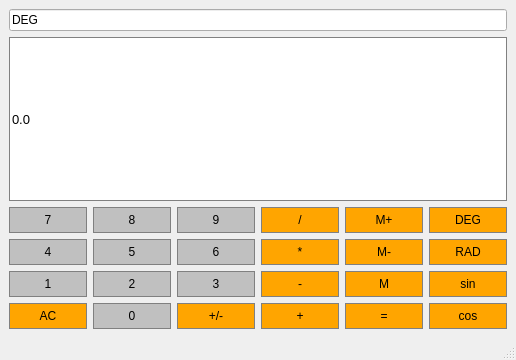
<?xml version="1.0" encoding="UTF-8"?>
<ui version="4.0">
 <class>Calcolatrice</class>
 <widget class="QMainWindow" name="Calcolatrice">
  <property name="geometry">
   <rect>
    <x>0</x>
    <y>0</y>
    <width>516</width>
    <height>360</height>
   </rect>
  </property>
  <property name="sizePolicy">
   <sizepolicy hsizetype="Expanding" vsizetype="Fixed">
    <horstretch>0</horstretch>
    <verstretch>0</verstretch>
   </sizepolicy>
  </property>
  <property name="windowTitle">
   <string>Calcolatrice</string>
  </property>
  <widget class="QWidget" name="centralwidget">
   <layout class="QGridLayout" name="gridLayout">
    <item row="3" column="3">
     <widget class="QPushButton" name="Multiply">
      <property name="sizePolicy">
       <sizepolicy hsizetype="Preferred" vsizetype="Preferred">
        <horstretch>0</horstretch>
        <verstretch>0</verstretch>
       </sizepolicy>
      </property>
      <property name="styleSheet">
       <string notr="true">QPushButton{
	background-color: orange;
	border: 1px solid gray;
	padding: 5px;
}
QPushButton:pressed{
	background-color: #A9A9A9;
	border: 1px solid gray;
	padding: 5px;
}</string>
      </property>
      <property name="text">
       <string>*</string>
      </property>
     </widget>
    </item>
    <item row="4" column="5">
     <widget class="QPushButton" name="Sin">
      <property name="sizePolicy">
       <sizepolicy hsizetype="Preferred" vsizetype="Preferred">
        <horstretch>0</horstretch>
        <verstretch>0</verstretch>
       </sizepolicy>
      </property>
      <property name="styleSheet">
       <string notr="true">QPushButton{
	background-color: orange;
	border: 1px solid gray;
	padding: 5px;
}
QPushButton:pressed{
	background-color: #A9A9A9;
	border: 1px solid gray;
	padding: 5px;
}</string>
      </property>
      <property name="text">
       <string>sin</string>
      </property>
     </widget>
    </item>
    <item row="0" column="0" colspan="6">
     <widget class="QLineEdit" name="lineEdit">
      <property name="text">
       <string>DEG</string>
      </property>
     </widget>
    </item>
    <item row="4" column="1">
     <widget class="QPushButton" name="Button2">
      <property name="sizePolicy">
       <sizepolicy hsizetype="Preferred" vsizetype="Preferred">
        <horstretch>0</horstretch>
        <verstretch>0</verstretch>
       </sizepolicy>
      </property>
      <property name="styleSheet">
       <string notr="true">QPushButton{
	background-color: #C0C0C0;
	border: 1px solid gray;
	padding: 5px;
}
QPushButton:pressed{
	background-color: #A9A9A9;
	border: 1px solid gray;
	padding: 5px;
}</string>
      </property>
      <property name="text">
       <string>2</string>
      </property>
     </widget>
    </item>
    <item row="5" column="3">
     <widget class="QPushButton" name="Add">
      <property name="sizePolicy">
       <sizepolicy hsizetype="Preferred" vsizetype="Preferred">
        <horstretch>0</horstretch>
        <verstretch>0</verstretch>
       </sizepolicy>
      </property>
      <property name="styleSheet">
       <string notr="true">QPushButton{
	background-color: orange;
	border: 1px solid gray;
	padding: 5px;
}
QPushButton:pressed{
	background-color: #A9A9A9;
	border: 1px solid gray;
	padding: 5px;
}</string>
      </property>
      <property name="text">
       <string>+</string>
      </property>
     </widget>
    </item>
    <item row="5" column="5">
     <widget class="QPushButton" name="Cos">
      <property name="sizePolicy">
       <sizepolicy hsizetype="Preferred" vsizetype="Preferred">
        <horstretch>0</horstretch>
        <verstretch>0</verstretch>
       </sizepolicy>
      </property>
      <property name="styleSheet">
       <string notr="true">QPushButton{
	background-color: orange;
	border: 1px solid gray;
	padding: 5px;
}
QPushButton:pressed{
	background-color: #A9A9A9;
	border: 1px solid gray;
	padding: 5px;
}</string>
      </property>
      <property name="text">
       <string>cos</string>
      </property>
     </widget>
    </item>
    <item row="4" column="2">
     <widget class="QPushButton" name="Button3">
      <property name="sizePolicy">
       <sizepolicy hsizetype="Preferred" vsizetype="Preferred">
        <horstretch>0</horstretch>
        <verstretch>0</verstretch>
       </sizepolicy>
      </property>
      <property name="styleSheet">
       <string notr="true">QPushButton{
	background-color: #C0C0C0;
	border: 1px solid gray;
	padding: 5px;
}
QPushButton:pressed{
	background-color: #A9A9A9;
	border: 1px solid gray;
	padding: 5px;
}</string>
      </property>
      <property name="text">
       <string>3</string>
      </property>
     </widget>
    </item>
    <item row="5" column="4">
     <widget class="QPushButton" name="Equals">
      <property name="sizePolicy">
       <sizepolicy hsizetype="Preferred" vsizetype="Preferred">
        <horstretch>0</horstretch>
        <verstretch>0</verstretch>
       </sizepolicy>
      </property>
      <property name="styleSheet">
       <string notr="true">QPushButton{
	background-color: orange;
	border: 1px solid gray;
	padding: 5px;
}
QPushButton:pressed{
	background-color: #A9A9A9;
	border: 1px solid gray;
	padding: 5px;
}</string>
      </property>
      <property name="text">
       <string>=</string>
      </property>
     </widget>
    </item>
    <item row="4" column="3">
     <widget class="QPushButton" name="Subtract">
      <property name="sizePolicy">
       <sizepolicy hsizetype="Preferred" vsizetype="Preferred">
        <horstretch>0</horstretch>
        <verstretch>0</verstretch>
       </sizepolicy>
      </property>
      <property name="styleSheet">
       <string notr="true">QPushButton{
	background-color: orange;
	border: 1px solid gray;
	padding: 5px;
}
QPushButton:pressed{
	background-color: #A9A9A9;
	border: 1px solid gray;
	padding: 5px;
}</string>
      </property>
      <property name="text">
       <string>-</string>
      </property>
     </widget>
    </item>
    <item row="2" column="5">
     <widget class="QPushButton" name="Deg">
      <property name="sizePolicy">
       <sizepolicy hsizetype="Preferred" vsizetype="Preferred">
        <horstretch>0</horstretch>
        <verstretch>0</verstretch>
       </sizepolicy>
      </property>
      <property name="styleSheet">
       <string notr="true">QPushButton{
	background-color: orange;
	border: 1px solid gray;
	padding: 5px;
}
QPushButton:pressed{
	background-color: #A9A9A9;
	border: 1px solid gray;
	padding: 5px;
}</string>
      </property>
      <property name="text">
       <string>DEG</string>
      </property>
     </widget>
    </item>
    <item row="5" column="2">
     <widget class="QPushButton" name="ChangeSign">
      <property name="sizePolicy">
       <sizepolicy hsizetype="Preferred" vsizetype="Preferred">
        <horstretch>0</horstretch>
        <verstretch>0</verstretch>
       </sizepolicy>
      </property>
      <property name="styleSheet">
       <string notr="true">QPushButton{
	background-color: orange;
	border: 1px solid gray;
	padding: 5px;
}
QPushButton:pressed{
	background-color: #A9A9A9;
	border: 1px solid gray;
	padding: 5px;
}</string>
      </property>
      <property name="text">
       <string>+/-</string>
      </property>
     </widget>
    </item>
    <item row="4" column="0">
     <widget class="QPushButton" name="Button1">
      <property name="sizePolicy">
       <sizepolicy hsizetype="Preferred" vsizetype="Preferred">
        <horstretch>0</horstretch>
        <verstretch>0</verstretch>
       </sizepolicy>
      </property>
      <property name="styleSheet">
       <string notr="true">QPushButton{
	background-color: #C0C0C0;
	border: 1px solid gray;
	padding: 5px;
}
QPushButton:pressed{
	background-color: #A9A9A9;
	border: 1px solid gray;
	padding: 5px;
}</string>
      </property>
      <property name="text">
       <string>1</string>
      </property>
     </widget>
    </item>
    <item row="5" column="1">
     <widget class="QPushButton" name="Button0">
      <property name="sizePolicy">
       <sizepolicy hsizetype="Preferred" vsizetype="Preferred">
        <horstretch>0</horstretch>
        <verstretch>0</verstretch>
       </sizepolicy>
      </property>
      <property name="styleSheet">
       <string notr="true">QPushButton{
	background-color: #C0C0C0;
	border: 1px solid gray;
	padding: 5px;
}
QPushButton:pressed{
	background-color: #A9A9A9;
	border: 1px solid gray;
	padding: 5px;
}</string>
      </property>
      <property name="text">
       <string>0</string>
      </property>
     </widget>
    </item>
    <item row="2" column="4">
     <widget class="QPushButton" name="MemAdd">
      <property name="sizePolicy">
       <sizepolicy hsizetype="Preferred" vsizetype="Preferred">
        <horstretch>0</horstretch>
        <verstretch>0</verstretch>
       </sizepolicy>
      </property>
      <property name="styleSheet">
       <string notr="true">QPushButton{
	background-color: orange;
	border: 1px solid gray;
	padding: 5px;
}
QPushButton:pressed{
	background-color: #A9A9A9;
	border: 1px solid gray;
	padding: 5px;
}</string>
      </property>
      <property name="text">
       <string>M+</string>
      </property>
     </widget>
    </item>
    <item row="2" column="1">
     <widget class="QPushButton" name="Button8">
      <property name="sizePolicy">
       <sizepolicy hsizetype="Preferred" vsizetype="Preferred">
        <horstretch>0</horstretch>
        <verstretch>0</verstretch>
       </sizepolicy>
      </property>
      <property name="styleSheet">
       <string notr="true">QPushButton{
	background-color: #C0C0C0;
	border: 1px solid gray;
	padding: 5px;
}
QPushButton:pressed{
	background-color: #A9A9A9;
	border: 1px solid gray;
	padding: 5px;
}</string>
      </property>
      <property name="text">
       <string>8</string>
      </property>
     </widget>
    </item>
    <item row="2" column="3">
     <widget class="QPushButton" name="Divide">
      <property name="sizePolicy">
       <sizepolicy hsizetype="Preferred" vsizetype="Preferred">
        <horstretch>0</horstretch>
        <verstretch>0</verstretch>
       </sizepolicy>
      </property>
      <property name="styleSheet">
       <string notr="true">QPushButton{
	background-color: orange;
	border: 1px solid gray;
	padding: 5px;
}
QPushButton:pressed{
	background-color: #A9A9A9;
	border: 1px solid gray;
	padding: 5px;
}</string>
      </property>
      <property name="text">
       <string>/</string>
      </property>
     </widget>
    </item>
    <item row="3" column="1">
     <widget class="QPushButton" name="Button5">
      <property name="sizePolicy">
       <sizepolicy hsizetype="Preferred" vsizetype="Preferred">
        <horstretch>0</horstretch>
        <verstretch>0</verstretch>
       </sizepolicy>
      </property>
      <property name="styleSheet">
       <string notr="true">QPushButton{
	background-color: #C0C0C0;
	border: 1px solid gray;
	padding: 5px;
}
QPushButton:pressed{
	background-color: #A9A9A9;
	border: 1px solid gray;
	padding: 5px;
}</string>
      </property>
      <property name="text">
       <string>5</string>
      </property>
     </widget>
    </item>
    <item row="3" column="4">
     <widget class="QPushButton" name="MemClear">
      <property name="sizePolicy">
       <sizepolicy hsizetype="Preferred" vsizetype="Preferred">
        <horstretch>0</horstretch>
        <verstretch>0</verstretch>
       </sizepolicy>
      </property>
      <property name="styleSheet">
       <string notr="true">QPushButton{
	background-color: orange;
	border: 1px solid gray;
	padding: 5px;
}
QPushButton:pressed{
	background-color: #A9A9A9;
	border: 1px solid gray;
	padding: 5px;
}</string>
      </property>
      <property name="text">
       <string>M-</string>
      </property>
     </widget>
    </item>
    <item row="2" column="2">
     <widget class="QPushButton" name="Button9">
      <property name="sizePolicy">
       <sizepolicy hsizetype="Preferred" vsizetype="Preferred">
        <horstretch>0</horstretch>
        <verstretch>0</verstretch>
       </sizepolicy>
      </property>
      <property name="styleSheet">
       <string notr="true">QPushButton{
	background-color: #C0C0C0;
	border: 1px solid gray;
	padding: 5px;
}
QPushButton:pressed{
	background-color: #A9A9A9;
	border: 1px solid gray;
	padding: 5px;
}</string>
      </property>
      <property name="text">
       <string>9</string>
      </property>
     </widget>
    </item>
    <item row="4" column="4">
     <widget class="QPushButton" name="MemGet">
      <property name="sizePolicy">
       <sizepolicy hsizetype="Preferred" vsizetype="Preferred">
        <horstretch>0</horstretch>
        <verstretch>0</verstretch>
       </sizepolicy>
      </property>
      <property name="styleSheet">
       <string notr="true">QPushButton{
	background-color: orange;
	border: 1px solid gray;
	padding: 5px;
}
QPushButton:pressed{
	background-color: #A9A9A9;
	border: 1px solid gray;
	padding: 5px;
}</string>
      </property>
      <property name="text">
       <string>M</string>
      </property>
     </widget>
    </item>
    <item row="3" column="5">
     <widget class="QPushButton" name="Rad">
      <property name="sizePolicy">
       <sizepolicy hsizetype="Preferred" vsizetype="Preferred">
        <horstretch>0</horstretch>
        <verstretch>0</verstretch>
       </sizepolicy>
      </property>
      <property name="styleSheet">
       <string notr="true">QPushButton{
	background-color: orange;
	border: 1px solid gray;
	padding: 5px;
}
QPushButton:pressed{
	background-color: #A9A9A9;
	border: 1px solid gray;
	padding: 5px;
}</string>
      </property>
      <property name="text">
       <string>RAD</string>
      </property>
     </widget>
    </item>
    <item row="5" column="0">
     <widget class="QPushButton" name="AC">
      <property name="sizePolicy">
       <sizepolicy hsizetype="Preferred" vsizetype="Preferred">
        <horstretch>0</horstretch>
        <verstretch>0</verstretch>
       </sizepolicy>
      </property>
      <property name="styleSheet">
       <string notr="true">QPushButton{
	background-color: orange;
	border: 1px solid gray;
	padding: 5px;
}
QPushButton:pressed{
	background-color: #A9A9A9;
	border: 1px solid gray;
	padding: 5px;
}</string>
      </property>
      <property name="text">
       <string>AC</string>
      </property>
     </widget>
    </item>
    <item row="1" column="0" colspan="6">
     <widget class="QLineEdit" name="Display">
      <property name="sizePolicy">
       <sizepolicy hsizetype="Expanding" vsizetype="Expanding">
        <horstretch>0</horstretch>
        <verstretch>0</verstretch>
       </sizepolicy>
      </property>
      <property name="font">
       <font>
        <pointsize>10</pointsize>
       </font>
      </property>
      <property name="styleSheet">
       <string notr="true">QLineEdit{
	background-color: white;
	border: 1px solid gray;
    color: black;
}</string>
      </property>
      <property name="text">
       <string>0.0</string>
      </property>
      <property name="alignment">
       <set>Qt::AlignLeading|Qt::AlignLeft|Qt::AlignVCenter</set>
      </property>
     </widget>
    </item>
    <item row="3" column="2">
     <widget class="QPushButton" name="Button6">
      <property name="sizePolicy">
       <sizepolicy hsizetype="Preferred" vsizetype="Preferred">
        <horstretch>0</horstretch>
        <verstretch>0</verstretch>
       </sizepolicy>
      </property>
      <property name="styleSheet">
       <string notr="true">QPushButton{
	background-color: #C0C0C0;
	border: 1px solid gray;
	padding: 5px;
}
QPushButton:pressed{
	background-color: #A9A9A9;
	border: 1px solid gray;
	padding: 5px;
}</string>
      </property>
      <property name="text">
       <string>6</string>
      </property>
     </widget>
    </item>
    <item row="2" column="0">
     <widget class="QPushButton" name="Button7">
      <property name="sizePolicy">
       <sizepolicy hsizetype="Preferred" vsizetype="Preferred">
        <horstretch>0</horstretch>
        <verstretch>0</verstretch>
       </sizepolicy>
      </property>
      <property name="styleSheet">
       <string notr="true">QPushButton{
	background-color: #C0C0C0;
	border: 1px solid gray;
	padding: 5px;
}
QPushButton:pressed{
	background-color: #A9A9A9;
	border: 1px solid gray;
	padding: 5px;
}</string>
      </property>
      <property name="text">
       <string>7</string>
      </property>
     </widget>
    </item>
    <item row="3" column="0">
     <widget class="QPushButton" name="Button4">
      <property name="sizePolicy">
       <sizepolicy hsizetype="Preferred" vsizetype="Preferred">
        <horstretch>0</horstretch>
        <verstretch>0</verstretch>
       </sizepolicy>
      </property>
      <property name="styleSheet">
       <string notr="true">QPushButton{
	background-color: #C0C0C0;
	border: 1px solid gray;
	padding: 5px;
}
QPushButton:pressed{
	background-color: #A9A9A9;
	border: 1px solid gray;
	padding: 5px;
}</string>
      </property>
      <property name="text">
       <string>4</string>
      </property>
     </widget>
    </item>
   </layout>
  </widget>
  <widget class="QMenuBar" name="menubar">
   <property name="geometry">
    <rect>
     <x>0</x>
     <y>0</y>
     <width>516</width>
     <height>26</height>
    </rect>
   </property>
  </widget>
  <widget class="QStatusBar" name="statusbar"/>
 </widget>
 <resources/>
 <connections/>
</ui>
